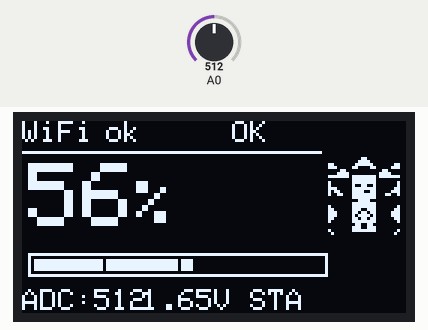
Bench run of a sketch on a simulated ESP8266 (NodeMCU). Shown: 128×64 one-colour display. Inputs (shaded band) come from the test bench; at power-on: A0 = 512. WiFi joins after 1.5 s; servers stay silent unless stated; uploads are accepted with an empty reply; what the sketch prints to the serial monitor is not drawn.

Above: at 6.3 s.
6.4 s: A0 set to 716
At 11.8 s:
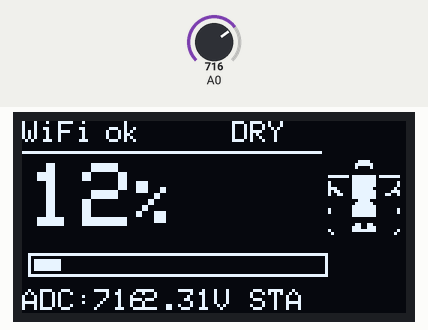
12.2 s: A0 set to 746
At 16.9 s:
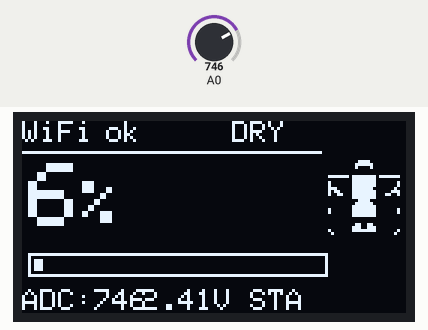
18.0 s: A0 set to 778
At 21.9 s:
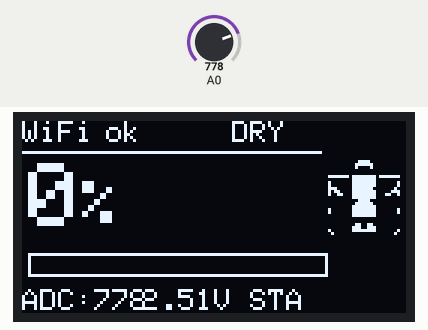
23.8 s: A0 set to 511
At 26.9 s:
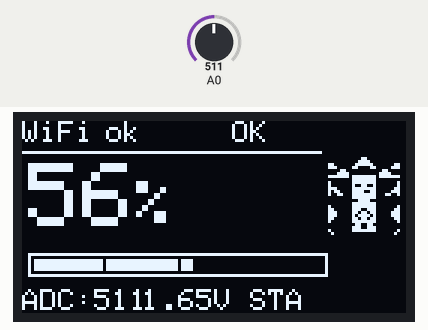
29.6 s: A0 set to 482
At 32.0 s:
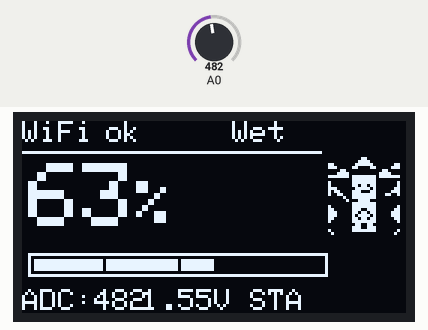
35.4 s: A0 set to 306
At 37.1 s:
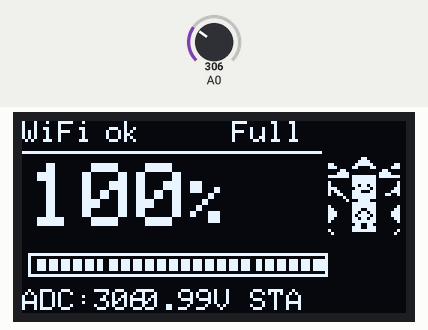
Timing chart, 0 to 38.6 s (numbered marks = the images above; inputs shaded):
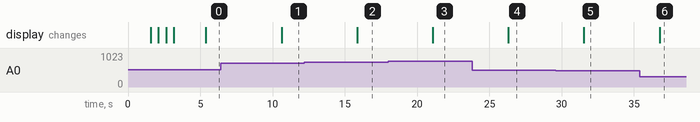

Measured:
- the behaviour switches between 761 and 762 on A0 (found by bisection; images 2 and 3)
- the behaviour switches between 496 and 495 on A0 (found by bisection; images 4 and 5)
- after the input at 6.4 s, the display: changes after 4.2 s (image 1)
- after the input at 12.2 s, the display: changes after 3.7 s (image 2)
- after the input at 18.0 s, the display: changes after 3.1 s (image 3)
- after the input at 23.8 s, the display: changes after 2.5 s (image 4)
- after the input at 29.6 s, the display: changes after 1.9 s (image 5)
- after the input at 35.4 s, the display: changes after 1.4 s (image 6)

The sketch:

humidity_test_1.ino
```cpp
#include <ESP8266WiFi.h>
#include <ESP8266HTTPClient.h>
#include <Wire.h>
#include <Adafruit_GFX.h>
#include <Adafruit_SSD1306.h>
#include "fairy_bitmaps.h"

// ========== OLED 配置 ==========
#define SCREEN_WIDTH 128
#define SCREEN_HEIGHT 64
#define OLED_RESET -1
Adafruit_SSD1306 display(SCREEN_WIDTH, SCREEN_HEIGHT, &Wire, OLED_RESET);

// ========== WiFi 配置 ==========
const char* ssid = "LJQ";
const char* password = "12345678";

// ========== 服务器 ==========
const char* serverUrl = "http://101.37.19.59:5000/api/data";

// ========== 传感器 ==========
int adc_raw = 0;
float voltage = 0, moisture = 0;
float dry_v = 2.5, wet_v = 1.0;

// ========== 上传状态追踪 ==========
bool uploadOk = false;
bool hasUpload = false;

// ========== OLED 显示函数 ==========

// 获取湿度状态文字
const char* getMoistureLabel() {
  if (moisture < 20) return "DRY";
  if (moisture < 40) return "Low";
  if (moisture < 60) return "OK";
  if (moisture < 80) return "Wet";
  return "Full";
}

void showBootScreen() {
  display.clearDisplay();
  display.setTextSize(2);
  display.setTextColor(SSD1306_WHITE);
  display.setCursor(8, 4);
  display.println("Soil");
  display.setCursor(8, 24);
  display.println("Moisture");
  display.setTextSize(1);
  display.setCursor(90, 56);
  display.print("v1.0");
  display.display();
}

void showWiFiConnecting(int dots) {
  display.clearDisplay();
  display.setTextSize(1);
  display.setCursor(0, 0);
  display.println("Connecting WiFi");
  display.println(ssid);

  // 动态进度点
  display.setCursor(0, 25);
  for (int i = 0; i < 10; i++) {
    if (i < dots) display.print("* ");
    else display.print(". ");
  }

  // 进度条
  int progress = dots * 10;
  display.drawRect(0, 45, 128, 10, SSD1306_WHITE);
  int fillW = progress * 124 / 100;
  if (fillW > 0) {
    display.fillRect(2, 47, fillW, 6, SSD1306_WHITE);
  }

  display.display();
}

void showWiFiConnected() {
  display.clearDisplay();
  display.setTextSize(1);
  display.setCursor(0, 0);
  display.println("WiFi Connected!");
  display.println(ssid);
  display.print("IP:");
  display.println(WiFi.localIP());
  display.display();
}

void showWiFiFailed() {
  display.clearDisplay();
  display.setTextSize(1);
  display.setCursor(0, 0);
  display.println("WiFi Failed!");
  display.println("AP: SoilSensor");
  display.println("PW: 12345678");
  display.println("IP: 192.168.4.1");
  display.display();
}

// ========== 主界面 ==========
void showData() {
  display.clearDisplay();

  // === 顶部状态栏 (y=0~8) ===
  display.setTextSize(1);
  bool wifiOn = (WiFi.status() == WL_CONNECTED);

  display.setCursor(0, 0);
  if (wifiOn) display.print("WiFi");
  else display.print("AP");

  display.setCursor(28, 0);
  if (hasUpload) {
    if (uploadOk) display.print("ok");
    else display.print("x");
  } else {
    display.print("--");
  }

  // 湿度等级(左半区域)
  display.setCursor(70, 0);
  display.print(getMoistureLabel());

  // 分隔线(只画左半，右侧留给花仙子)
  display.drawFastHLine(0, 10, 100, SSD1306_WHITE);

  // === 花仙子 (右侧 x=102, y=12, 24x32) ===
  const uint8_t* fairy = getFairyBitmap(moisture);
  display.drawBitmap(102, 12, fairy, FAIRY_WIDTH, FAIRY_HEIGHT, SSD1306_WHITE);

  // === 中央大号湿度 (左侧) ===
  int mVal = (int)moisture;
  display.setTextSize(3);
  display.setCursor(2, 14);
  display.print(mVal);

  // %号紧跟数字
  display.setTextSize(2);
  int pctX;
  if (mVal < 10) pctX = 2 + 18;
  else if (mVal < 100) pctX = 2 + 36;
  else pctX = 2 + 54;
  display.setCursor(pctX, 20);
  display.print("%");

  // === 进度条 (y=44~51, 左半) ===
  int barY = 44;
  int barH = 8;
  int barW = 100;
  display.drawRect(2, barY, barW, barH, SSD1306_WHITE);

  int fillW = (int)(barW * moisture / 100.0);
  if (fillW > 2) {
    display.fillRect(4, barY + 2, fillW - 3, barH - 4, SSD1306_WHITE);
    if (moisture > 70) {
      for (int i = 4; i < fillW; i += 4) {
        display.drawFastVLine(i, barY + 2, barH - 4, SSD1306_BLACK);
      }
    }
  }

  // 刻度: 25%/50%/75%
  for (int mark = 25; mark <= 75; mark += 25) {
    int mx = 2 + barW * mark / 100;
    display.drawFastVLine(mx, barY + 2, 4, SSD1306_BLACK);
  }

  // === 底部信息行 (y=56~63, 左半) ===
  display.setTextSize(1);
  display.setCursor(0, 56);
  display.print("ADC:");
  display.print(adc_raw);
  display.setCursor(40, 56);
  display.print(voltage, 2);
  display.print("V");
  display.setCursor(76, 56);
  display.print(wifiOn ? "STA" : "AP");

  display.display();
}

// ========== 传感器 ==========
void readSensor() {
  adc_raw = analogRead(A0);
  voltage = (adc_raw / 1023.0) * 3.3;
  moisture = (dry_v - voltage) / (dry_v - wet_v) * 100.0;
  if (moisture < 0) moisture = 0;
  if (moisture > 100) moisture = 100;
}

// ========== 上传 ==========
void uploadData() {
  hasUpload = false;
  if (WiFi.status() != WL_CONNECTED) {
    Serial.println("WiFi not connected, skip upload");
    return;
  }

  WiFiClient client;
  HTTPClient http;

  Serial.print("Connecting to: ");
  Serial.println(serverUrl);

  http.begin(client, serverUrl);
  http.setTimeout(10000);  // 10s timeout (default was 5s)
  http.addHeader("Content-Type", "application/json");

  String payload = "{\"adc\":" + String(adc_raw) +
                   ",\"voltage\":" + String(voltage) +
                   ",\"moisture\":" + String(moisture) + "}";

  Serial.print("Payload: ");
  Serial.println(payload);

  int httpCode = http.POST(payload);

  Serial.print("HTTP code: ");
  Serial.println(httpCode);

  hasUpload = true;
  uploadOk = (httpCode == 200);

  if (!uploadOk) {
    Serial.print("Upload failed, code: ");
    Serial.println(httpCode);
    if (httpCode > 0) {
      String response = http.getString();
      Serial.print("Response: ");
      Serial.println(response);
    }
  } else {
    String response = http.getString();
    Serial.print("Upload OK! Response: ");
    Serial.println(response);
  }

  http.end();
}

void setup() {
  Serial.begin(115200);
  Serial.println("\n=== Soil Sensor v1.0 ===");

  Wire.begin(4, 5);  // SDA=GPIO4, SCL=GPIO5

  if(!display.begin(SSD1306_SWITCHCAPVCC, 0x3C)) {
    Serial.println("SSD1306 failed");
    for(;;);
  }
  Serial.println("OLED OK");

  showBootScreen();
  delay(1500);

  WiFi.begin(ssid, password);
  Serial.println("WiFi connecting...");

  int retry = 0;
  while (WiFi.status() != WL_CONNECTED && retry < 30) {
    showWiFiConnecting(retry % 10);
    delay(500);
    retry++;
    if (retry % 10 == 0) {
      Serial.print("WiFi retry: ");
      Serial.println(retry);
    }
  }

  if (WiFi.status() == WL_CONNECTED) {
    showWiFiConnected();
    Serial.print("IP: ");
    Serial.println(WiFi.localIP());
  } else {
    showWiFiFailed();
    Serial.println("WiFi FAILED -> AP mode");
    WiFi.softAP("SoilSensor", "12345678");
  }

  delay(2000);
}

void loop() {
  readSensor();
  uploadData();
  showData();

  Serial.print("ADC:");
  Serial.print(adc_raw);
  Serial.print(" V:");
  Serial.print(voltage, 2);
  Serial.print(" M:");
  Serial.print(moisture, 1);
  Serial.println("%");

  delay(5000);
}
```

Source omitted: fairy_bitmaps.h (data table, 2981 bytes)
